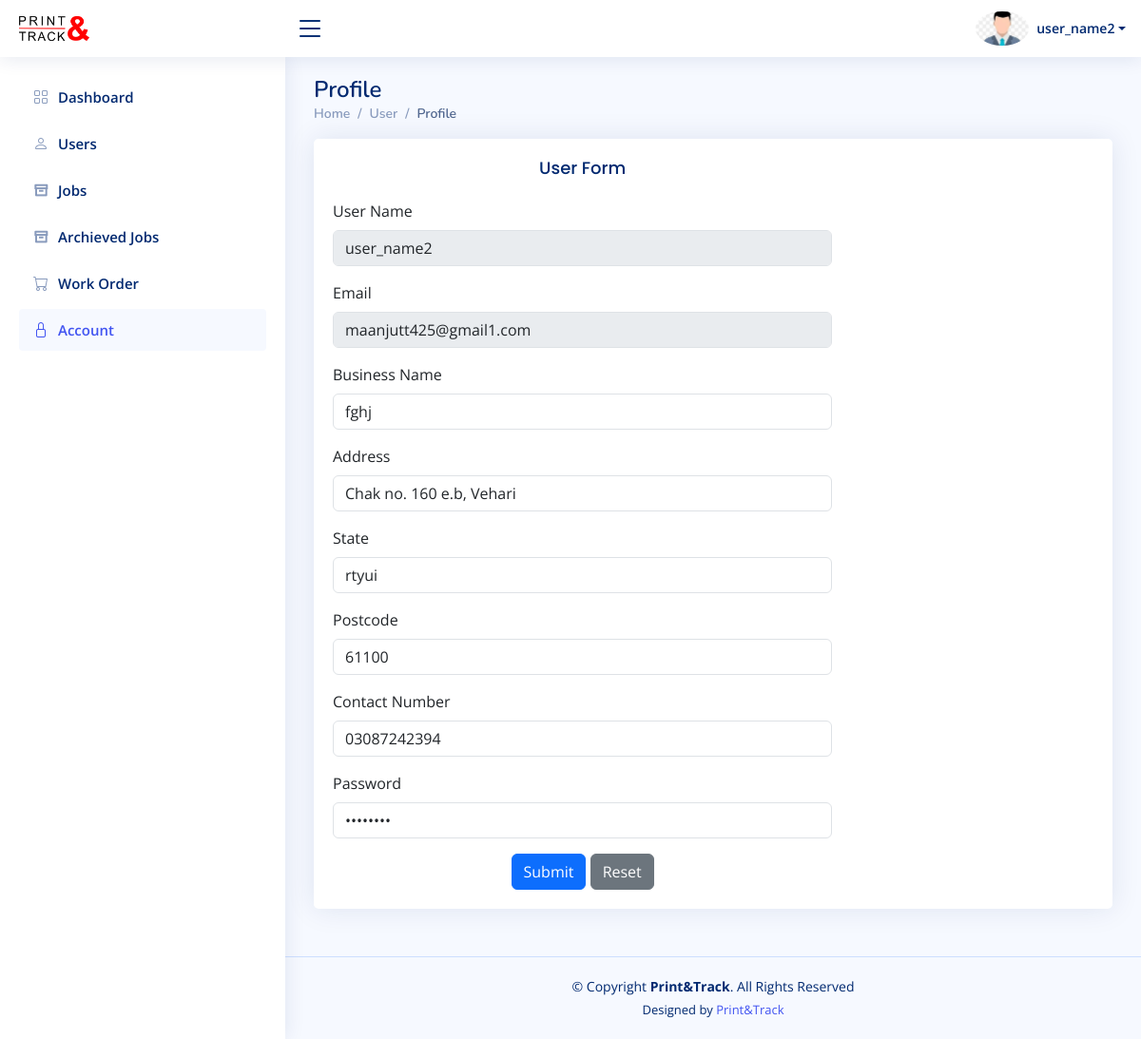
Screenshot of /admin/profile.php (signed in) with the database file from the repository.
### tables this page shows
CREATE TABLE `users` (
  `user_id` int(11) NOT NULL,
  `user_name` varchar(255) NOT NULL,
  `user_email` varchar(255) NOT NULL,
  `user_password` varchar(255) NOT NULL,
  `user_status` tinyint(1) DEFAULT 1,
  `role` varchar(25) NOT NULL DEFAULT 'user',
  `user_b_name` varchar(500) NOT NULL,
  `user_address` varchar(500) NOT NULL,
  `user_state` varchar(500) NOT NULL,
  `user_postcode` varchar(500) NOT NULL,
  `user_phone` varchar(500) NOT NULL
);

### admin/profile.php (the view, shortened to what this page needs)
<!DOCTYPE html>
<html lang="en">
<head>
  <link href="../assets/vendor/bootstrap/css/bootstrap.min.css" rel="stylesheet">
  <link href="../assets/vendor/bootstrap-icons/bootstrap-icons.css" rel="stylesheet">
  <link href="../assets/vendor/boxicons/css/boxicons.min.css" rel="stylesheet">
  <link href="../assets/vendor/quill/quill.snow.css" rel="stylesheet">
  <link href="../assets/vendor/quill/quill.bubble.css" rel="stylesheet">
  <link href="../assets/vendor/remixicon/remixicon.css" rel="stylesheet">
  <link href="../assets/vendor/simple-datatables/style.css" rel="stylesheet">
  <link href="../assets/css/style.css" rel="stylesheet">
</head>
<body>
  <?php include('header.php') ?>
  <?php include('sidebar.php') ?>
  <main id="main" class="main">
    <div class="pagetitle">
      <h1>Profile</h1>
      <nav>
        <ol class="breadcrumb">
          <li class="breadcrumb-item"><a href="dashboard.php">Home</a></li>
          <li class="breadcrumb-item">User</li>
          <li class="breadcrumb-item active">Profile</li>
        </ol>
      </nav>
    </div>
    <section class="section profile">
      <div class="row">
        <div class="col-xl-12">
        <div class="card">
            <div class="card-body">
              <div class="row">
                <div class="col-lg-8">
                  <h5 class="card-title text-center">User Form</h5>
                  <?php
                      include '../includes/db.php';
                      $id = $_SESSION['user_id'];
                      $sql = "SELECT * FROM users WHERE user_id=$id";
                      $result = $conn->query($sql);
                      $row = $result->fetch_assoc();
                  ?>
                  <form class="row g-3" action="actions/profile_edit_action.php" method="post">
                    <div class="col-12">
                      <label for="inputNanme4" class="form-label">User Name</label>
                      <input type="text" class="form-control" name="userName" value="<?php echo isset($row) ? $row['user_name'] : ''; ?>" required disabled>
                    </div>
                    <div class="col-12">
                      <label for="inputEmail4" class="form-label">Email</label>
                      <input type="email" class="form-control" name="userEmail" value="<?php echo isset($row) ? $row['user_email'] : ''; ?>" required disabled>
                    </div>
                    <div class="col-12">
                      <label for="inputEmail4" class="form-label">Business Name</label>
                      <input type="text" class="form-control" name="userBusinessName" value="<?php echo isset($row) ? $row['user_b_name'] : ''; ?>" required>
                    </div>
                    <div class="col-12">
                      <label for="inputEmail4" class="form-label">Address</label>
                      <input type="text" class="form-control" name="userAddress" value="<?php echo isset($row) ? $row['user_address'] : ''; ?>" required>
                    </div>
                    <div class="col-12">
                      <label for="inputEmail4" class="form-label">State</label>
                      <input type="text" class="form-control" name="userState" value="<?php echo isset($row) ? $row['user_state'] : ''; ?>" required>
                    </div>
                    <div class="col-12">
                      <label for="inputEmail4" class="form-label">Postcode</label>
                      <input type="text" class="form-control" name="userPostcode" value="<?php echo isset($row) ? $row['user_postcode'] : ''; ?>" required>
                    </div>
                    <div class="col-12">
                      <label for="inputEmail4" class="form-label">Contact Number</label>
                      <input type="phone" class="form-control" name="userPhone" value="<?php echo isset($row) ? $row['user_phone'] : ''; ?>" required>
                    </div>
                    <div class="col-12">
                      <label for="inputPassword4" class="form-label">Password</label>
                      <input type="password" class="form-control" name="userPassword" value="<?php echo base64_decode($row['user_password']); ?>" required>
                    </div>
                    <div class="text-center">
                      <button type="submit" class="btn btn-primary" name="update">Submit</button>
                      <button type="reset" class="btn btn-secondary">Reset</button>
                    </div>
                  </form>
                </div>
              </div>
            </div>
          </div>
        </div>
      </div>
    </section>
  </main>
  <?php include('footer.php') ?>
</body>
</html>

### assets/css/style.css (style rules this page uses)
:root { scroll-behavior: smooth; }
body { font-family: "Open Sans", sans-serif; background: #f6f9ff; color: #444444; }
a { color: #4154f1; text-decoration: none; }
h1, h2, h3, h4, h5, h6 { font-family: "Nunito", sans-serif; }
#main { margin-top: 60px; padding: 20px 30px; transition: all 0.3s; }
.pagetitle { margin-bottom: 10px; }
.pagetitle h1 { font-size: 24px; margin-bottom: 0; font-weight: 600; color: #012970; }
.card { margin-bottom: 30px; border: none; border-radius: 5px; box-shadow: 0px 0 30px rgba(1, 41, 112, 0.1); }
.card-title { padding: 20px 0 15px 0; font-size: 18px; font-weight: 500; color: #012970; font-family: "Poppins", sans-serif; }
.card-body { padding: 0 20px 20px 20px; }
.breadcrumb { font-size: 14px; font-family: "Nunito", sans-serif; color: #899bbd; font-weight: 600; }
.breadcrumb a { color: #899bbd; transition: 0.3s; }
.breadcrumb .breadcrumb-item::before { color: #899bbd; }
.breadcrumb .active { color: #51678f; font-weight: 600; }
@media (min-width: 1200px) { #main, #footer { margin-left: 300px; } }

### rows the page displays
users: userName "user_name2", userEmail "maanjutt425@gmail1.com", userBusinessName "fghj", userAddress "Chak no. 160 e.b, Vehari", userState "rtyui", userPostcode "61100", userPhone "03087242394"

### other values shown
$_SESSION['username'] "user_name2"
